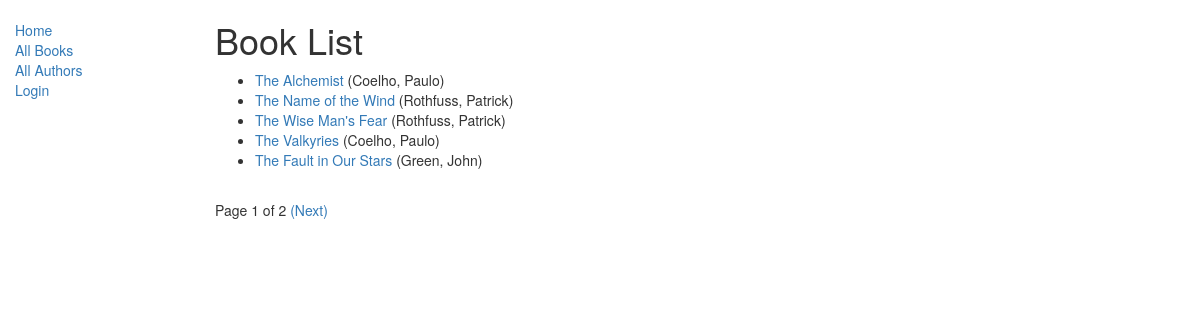
/catalog/books/, run on the app's committed database.
### catalog/models.py (models this page shows, shortened)
class Book(models.Model):
	title = models.CharField(max_length=200)
	author = models.ForeignKey('Author', on_delete=models.SET_NULL, null=True)
	summary = models.TextField(max_length=1000, help_text='Enter a brief descrption of the book')
	isbn = models.CharField('ISBN', max_length=13, help_text='13 Character ISBN Number')
	genre = models.ManyToManyField(Genre, help_text='Select a genre for this book')
	language = models.ForeignKey(Language, on_delete=models.SET_NULL, null=True)
	def get_absolute_url(self):
		return reverse('catalog:book-detail', kwargs={'pk':self.pk})
	def display_genre(self):
		return ', '.join([genre.name for genre in self.genre.all()[:3]])
	display_genre.short_description = 'Genre'

class Author(models.Model):
	first_name = models.CharField(max_length=100)
	last_name = models.CharField(max_length=100)
	date_of_birth = models.DateField(null=True, blank=True)
	date_of_death = models.DateField('Died', null=True, blank=True)
	class Meta:
		ordering = ['last_name', 'first_name']
	def __str__(self):
		return '{0}, {1}'.format(self.last_name,self.first_name)

### catalog/views.py (the view)
class BookListView(ListView):
	model = Book
	paginate_by = 5

### catalog/templates/catalog/book_list.html
{% extends "base_generic.html" %}
{% block content %}
	<h1>Book List</h1>
	{% if book_list %}
	<ul>
 	{% for book in book_list %}
 		<li>
 			<a href="{{ book.get_absolute_url }}">{{ book.title }}</a> ({{ book.author }})
 		</li>
 	{% endfor %}
 	</ul>
	{% else %}
		<p>There are no books in the Library!</p>
	{% endif %}
{% endblock content %}

### data on the page
Book: title "The Alchemist", author "Coelho, Paulo"
Book: title "The Name of the Wind", author "Rothfuss, Patrick"
Book: title "The Wise Man's Fear", author "Rothfuss, Patrick"
Book: title "The Valkyries", author "Coelho, Paulo"
Book: title "The Fault in Our Stars", author "Green, John"

### other printed values
{{ page_obj.number }} "1"
{{ page_obj.paginator.num_pages }} "2"
